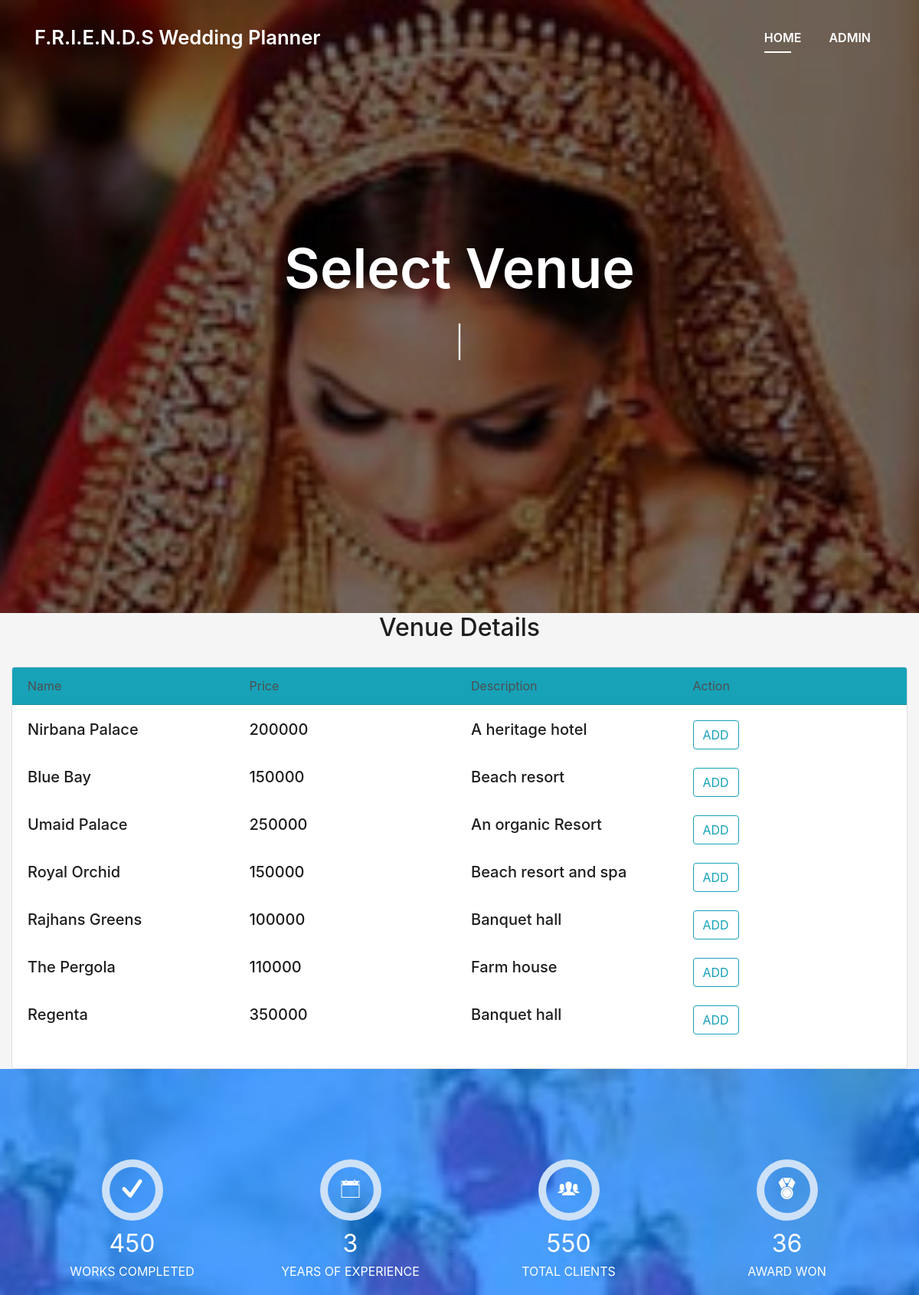
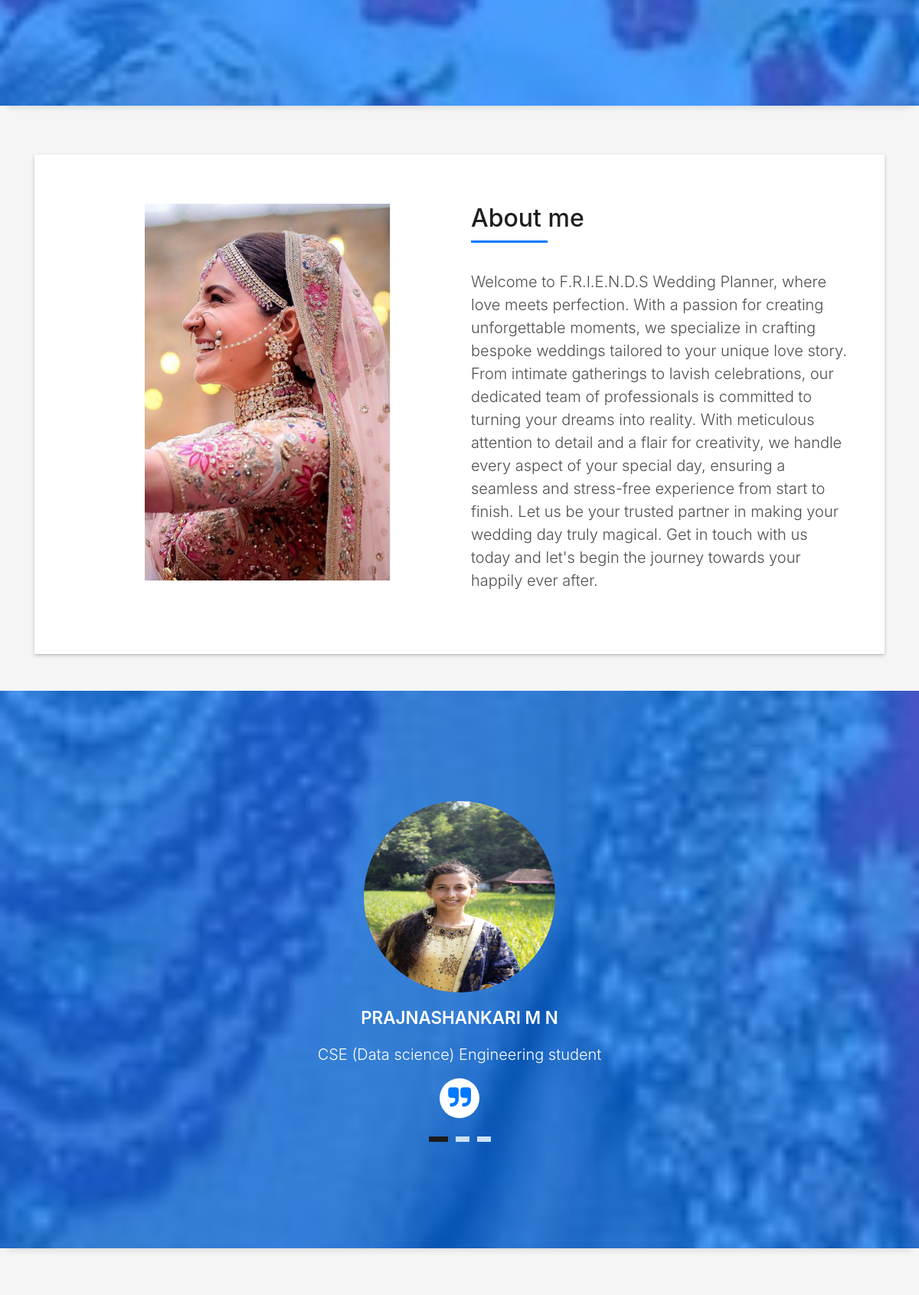
The app's page /venue.php (signed in, upper part) with its own data (2 pictures, top to bottom).
### tables this page shows
CREATE TABLE `venue` (
  `vid` int(11) NOT NULL,
  `name` varchar(30) NOT NULL,
  `price` varchar(30) NOT NULL,
  `descr` varchar(30) NOT NULL
);

### venue.php (the view, shortened to what this page needs)
<?php
  include('action.php');
?>
<!DOCTYPE html>
<html lang="en">
<head>
  <link href="lib/bootstrap/css/bootstrap.min.css" rel="stylesheet">
  <link href="lib/font-awesome/css/font-awesome.min.css" rel="stylesheet">
  <link href="lib/animate/animate.min.css" rel="stylesheet">
  <link href="lib/ionicons/css/ionicons.min.css" rel="stylesheet">
  <link href="lib/owlcarousel/assets/owl.carousel.min.css" rel="stylesheet">
  <link href="lib/lightbox/css/lightbox.min.css" rel="stylesheet">
  <link href="css/style.css" rel="stylesheet">
</head>
<body id="page-top">
  <nav class="navbar navbar-b navbar-trans navbar-expand-md fixed-top" id="mainNav">
    <div class="container">
      <a class="navbar-brand js-scroll" href="#page-top">F.R.I.E.N.D.S Wedding Planner</a>
      <div class="navbar-collapse collapse justify-content-end" id="navbarDefault">
        <ul class="navbar-nav">
          <li class="nav-item">
            <a class="nav-link js-scroll active" href="profile.php">Home</a>
          </li>
           <li class="nav-item">
            <a class="nav-link js-scroll" href="#das"><?php echo $_SESSION['urname']; ?></a>
          </li>
        </ul>
      </div>
    </div>
  </nav>
  <div id="home" class="intro route bg-image" style="background-image: url(img/wed3.jpg)">
    <div class="overlay-itro"></div>
    <div class="intro-content display-table">
      <div class="table-cell">
        <div class="container">
          <h1 class="intro-title mb-4">Select Venue</h1>
          <p class="intro-subtitle"><span class="text-slider-items">SCROLL DOWN</span><strong class="text-slider"></strong></p>
        </div>
      </div>
    </div>
  </div>
<div id="#das">
 <h2 class="text-center">Venue Details</h2>
  <br>
   <div class="container-fluid">
     <div class="card">
       <div class="card-header bg-info">
         <div class="row">
           <div class="col-md-3">Name</div>
           <div class="col-md-3">Price</div>
           <div class="col-md-3">Description</div>
           <div class="col-md-3">Action</div>
         </div>
       </div>
        <div class="card-body">
         <?php
            if (isset($_SESSION['uname'])) {
              $sql="SELECT * FROM venue";
              $run=mysqli_query($con,$sql);
              while ($row=mysqli_fetch_array($run)) {
                $name=$row['name'];
                $vid=$row['vid'];
                $price=$row['price'];
                $desc=$row['descr'];
                  echo " <div class='row'>
                        <div class='col-md-3'><h5>$name</h5></div>
                        <div class='col-md-3'><h5>$price</h5></div>
                        <div class='col-md-3'><h5>$desc</h5></div>
                        <div class='col-md-3'><a href='' class='btn btn-outline-info add1' rid='$vid'>ADD</a></div>
                       </div><br>";
              }
            }
          ?>
       </div>
     </div>
   </div>
</div>
  <div class="section-counter paralax-mf bg-image" style="background-image: url(img/wed.jpg)">
    <div class="overlay-mf"></div>
    <div class="container">
      <div class="row">
        <div class="col-sm-3 col-lg-3">
          <div class="counter-box counter-box pt-4 pt-md-0">
            <div class="counter-ico">
              <span class="ico-circle"><i class="ion-checkmark-round"></i></span>
            </div>
            <div class="counter-num">
              <p class="counter">450</p>
              <span class="counter-text">WORKS COMPLETED</span>
            </div>
          </div>
        </div>
        <div class="col-sm-3 col-lg-3">
          <div class="counter-box pt-4 pt-md-0">
            <div class="counter-ico">
              <span class="ico-circle"><i class="ion-ios-calendar-outline"></i></span>
            </div>
            <div class="counter-num">
              <p class="counter">3</p>
              <span class="counter-text">YEARS OF EXPERIENCE</span>
            </div>
          </div>
        </div>
        <div class="col-sm-3 col-lg-3">
          <div class="counter-box pt-4 pt-md-0">
            <div class="counter-ico">
              <span class="ico-circle"><i class="ion-ios-people"></i></span>
            </div>
            <div class="counter-num">
              <p class="counter">550</p>
              <span class="counter-text">TOTAL CLIENTS</span>
            </div>
          </div>
        </div>
        <div class="col-sm-3 col-lg-3">
          <div class="counter-box pt-4 pt-md-0">
            <div class="counter-ico">
              <span class="ico-circle"><i class="ion-ribbon-a"></i></span>
            </div>
            <div class="counter-num">
              <p class="counter">36</p>
              <span class="counter-text">AWARD WON</span>
            </div>
          </div>
        </div>
      </div>
    </div>
  </div>
  <section id="about" class="about-mf sect-pt4 route">
    <div class="container">
      <div class="row">
        <div class="col-sm-12">
          <div class="box-shadow-full">
            <div class="row">
              <div class="col-md-6">
                    <div class="about-img">
                      <img src="img/wed2.jpeg" class="img-fluid rounded b-shadow-a" alt="">
                    </div>
              </div>
              <div class="col-md-6">
                <div class="about-me pt-4 pt-md-0">
                  <div class="title-box-2">
                    <h5 class="title-left">
                      About me
                    </h5>
                  </div>
                  <p class="lead">
                  Welcome to F.R.I.E.N.D.S Wedding Planner, where love meets perfection. With a passion for
                  creating unforgettable moments, we specialize in crafting bespoke weddings tailored to
                  your unique love story. From intimate gatherings to lavish celebrations, our dedicated team of
                  professionals is committed to turning your dreams into reality. With meticulous attention to detail
                  and a flair for creativity, we handle every aspect of your special day, ensuring a seamless and
                  stress-free experience from start to finish. Let us be your trusted partner in making your wedding
                  day truly magical. Get in touch with us today and let's begin the journey towards your happily ever after.
                  </p>
                </div>
              </div>
            </div>
          </div>
        </div>
      </div>
    </div>
  </section>
  <div class="testimonials paralax-mf bg-image" style="background-image: url(img/wed1.jpeg)">
    <div class="container">
      <div class="row">
        <div class="col-md-12">
          <div id="testimonial-mf" class="owl-carousel owl-theme">
            <div class="testimonial-box">
              <div class="author-test">
                <img src="img/prajna.jpeg" alt="" class="rounded-circle b-shadow-a" style="height: 250px; width: 250px;">
                <span class="author">PRAJNASHANKARI M N</span>
              </div>
              <div class="content-test">
                <p class="description lead">
                  CSE (Data science) Engineering student
                </p>
                <span class="comit"><i class="fa fa-quote-right"></i></span>
              </div>
            </div>
          </div>
        </div>
      </div>
    </div>
  </div>
</body>
</html>

### records on screen
venue: name "Nirbana Palace", price "200000", descr "A heritage hotel"
venue: name "Blue Bay", price "150000", descr "Beach resort"
venue: name "Umaid Palace", price "250000", descr "An organic Resort"
venue: name "Royal Orchid", price "150000", descr "Beach resort and spa"
venue: name "Rajhans Greens", price "100000", descr "Banquet hall"
venue: name "The Pergola", price "110000", descr "Farm house"
venue: name "Regenta", price "350000", descr "Banquet hall"

### other values on screen
$_SESSION['urname'] "ADMIN"
